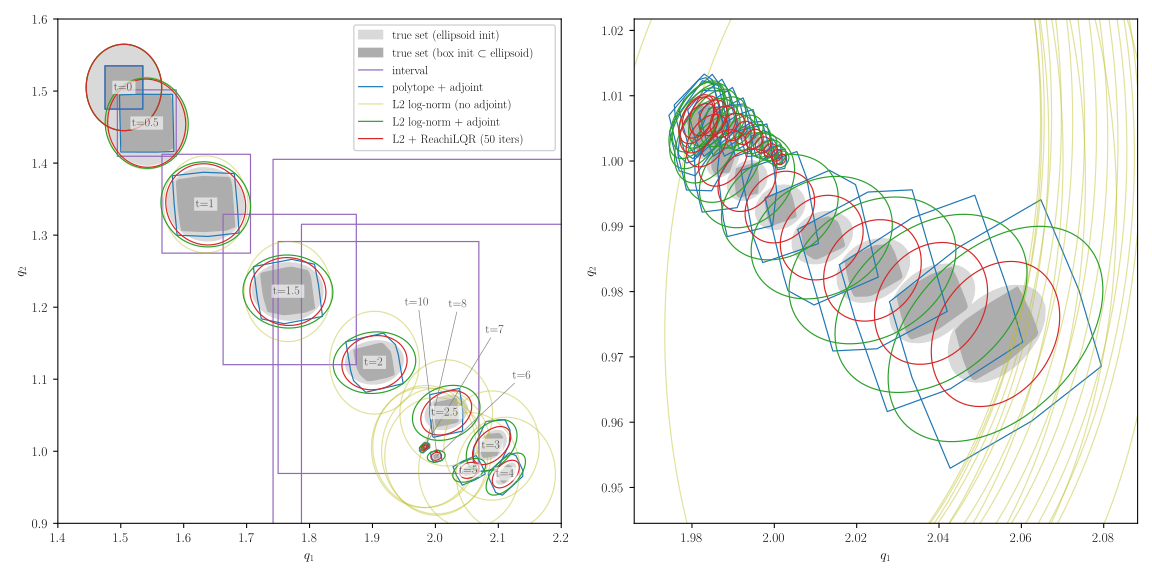

This chart was generated by the following Python code:
"""Robot arm reachability from the box x0 +- 0.03, four certified methods.

Benchmark: 2-link robot arm under PD control (parameters from
https://bitbucket.org/hurricanesoff/emsoft-code/src), 4 states
(q1, q2, q1dot, q2dot), initial box x0 +- 0.03 around
x0 = (1.505, 1.505, 0.005, 0.005), dt = 0.01, tf = 10. The closed loop
contracts to the setpoint (2, 1, 0, 0), so a sound, tight method must track
the transient and stabilize there.

The ellipsoid methods (L2) start from the circumscribed ellipsoid of the
box, so the reference "true set" is the flow of that ellipsoid (lighter
gray), with the flow of the box inside it (darker gray) as the reference
for the box-initialized methods (interval, polytope).

Methods:
  1. Interval           -- natural inclusion embedding (natemb)
  2. Polytope adjoint   -- Polytope + AdjointEmbedding
  3. L2 log-norm        -- L2Normotope, mjacM log-norm, alpha frozen (no adjoint)
  4. L2 adjoint         -- L2Normotope, mjacM log-norm + adjoint
  5. L2 + ReachiLQR     -- method 4 plus ReachiLQR iterations on the
                           hypercontrol U (running + terminal log-volume cost)

All adjoint methods are run with each symplectic integrator: Euler (the
compute_reachset default), Heun and RK4. The MC truth for each uses the same
explicit tableau. Produces robot_arm{,_heun,_rk4}.{pdf,svg} (snapshots on MC
truth, full view + zoom at the setpoint), robot_arm_bloat{,_heun,_rk4}.{pdf,svg}
(percent bloat over time), and a LaTeX table (method, runtime per integrator,
symplectic Euler reach set area) on stdout.
"""

import pathlib
import shutil
from time import perf_counter
from typing import ClassVar

import jax
import jax.numpy as jnp
import matplotlib.pyplot as plt
import numpy as onp
from immutabledict import immutabledict
from scipy.linalg import sqrtm
from scipy.spatial import ConvexHull

import immrax as irx
from immrax.parametric import AdjointEmbedding, Polytope, ReachiLQR
from immrax.parametric.symplectic_rk import SOLVERS, get_tableau

plt.rcParams.update(
    {"text.usetex": shutil.which("latex") is not None, "font.family": "serif"}
)  # Computer Modern


# ---------------------------------------------------------------- benchmark
class RobotArm(irx.System):
    """PD-controlled 2-link arm; m=1, l=3, kp=(2,1), kd=(2,1), setpoint (2,1)."""

    xlen: ClassVar[int] = 4

    def f(self, t, x):
        x1, x2, x3, x4 = x
        den = x2**2 + 1.0
        return jnp.array(
            [
                x3,
                x4,
                (-2.0 * x2 * x3 * x4 - 2.0 * x1 - 2.0 * x3 + 4.0) / den,
                x2 * x3**2 - x2 - x4 + 1.0,
            ]
        )


sys = RobotArm()
# Initial box x0 +- 0.03 (the EMSOFT level-0.04 ellipsoid has per-axis
# extents ~0.028; rounded for clean reporting). Its minimal circumscribed
# ellipsoid (semi-axes sqrt(n) pert, through the corners) is then simply the
# ball ||x - x0|| <= 0.06 -- L2Normotope.from_interval.
x0 = jnp.array([1.505, 1.505, 0.005, 0.005])
pert = 0.03 * jnp.ones(4)
ix0 = irx.icentpert(x0, pert)
dt, tf = 0.01, 10.0
N = int(round(tf / dt))
snap_ts = [0.0, 0.5, 1.0, 1.5, 2.0, 2.5, 3.0, 4.0, 5.0, 6.0, 7.0, 8.0, 10.0]
snap_ks = [int(round(t / dt)) for t in snap_ts]
ZOOM_TMIN = 5.0  # the zoom panel shows the snapshots from this time on
ZOOM_DT = 0.25  # ... sampled this finely; the tail is where the methods separate
# A snapshot up to LABEL_TMAX is still big enough on the full view to carry its
# t label inside the set; past it the sets are dots at the setpoint, so their
# labels are fanned out around it on a connector.
LABEL_TMAX = 5.0
LABEL_ARC = (30.0, 100.0)  # degrees, fan for the off-to-the-side labels
LABEL_R = (0.20, 0.30)  # fan radii, as fractions of the (x, y) axis span
WMAX = 1.0  # a set wider than this is treated as blown up
perm = irx.Permutation((0, 3, 4, 1, 2))  # velocities first (EMSOFT notebook)
# (solver, table column, figure suffix)
INTEGRATORS = [
    ("symplectic", "Symplectic Euler", ""),
    ("symplectic_heun", "Symplectic Heun", "_heun"),
    ("symplectic_rk4", "Symplectic RK4", "_rk4"),
]


def timings(f, *args):
    """(steady-state runtime, JIT time) in seconds; run 0 carries the compile."""
    _, ts = irx.utils.run_times(4, f, *args)
    t_run = float(jnp.mean(ts[1:]))
    return t_run, float(ts[0]) - t_run


# ---------------------------------------------------------------- MC truth
# Two nested initial sets: the box, and its circumscribed ellipsoid (the common
# initial set of the interval / polytope methods). Boundary points flow to
# boundary points, so hulls of the projected samples give the true areas. Each
# integrator's truth rolls them with its own explicit tableau (make_roll).
key = jax.random.PRNGKey(0)
M_MC = 8192
u = jax.random.normal(key, (M_MC, 4))
u = u / jnp.linalg.norm(u, axis=1, keepdims=True)
ell_bnd = x0 + 2.0 * pert * u  # semi-axes sqrt(4) pert, through the corners

kf_, ks_ = jax.random.split(key)
face = jax.random.randint(kf_, (M_MC,), 0, 4)
sgn = jnp.where(jax.random.bernoulli(ks_, shape=(M_MC,)), 1.0, -1.0)
w = jax.random.uniform(key, (M_MC, 4), minval=-1.0, maxval=1.0)
w = w.at[jnp.arange(M_MC), face].set(sgn)
box_bnd = x0 + pert * w


def make_roll(system, tableau):
    A, b, _ = get_tableau(tableau)

    @jax.jit
    def roll(x):
        def step(c, _):
            ks = []
            for i in range(len(b)):
                xi = c
                for j in range(i):
                    if A[i, j] != 0.0:
                        xi = xi + dt * A[i, j] * ks[j]
                ks.append(system.f(0.0, xi))
            nx = c + dt * sum(b[i] * ks[i] for i in range(len(b)))
            return nx, nx

        _, xs = jax.lax.scan(step, x, None, length=N)
        return jnp.vstack([x, xs])

    return roll


def hull_area(pts2d):
    return ConvexHull(onp.asarray(pts2d)).volume


# ---------------------------------------------------------------- 1. interval
natemb = irx.natemb(sys)
z0 = jnp.concatenate([ix0.lower, ix0.upper])
reach_box = jax.jit(
    lambda z: natemb.compute_trajectory(0.0, tf, z, dt=dt, solver="euler").ys
)
t_box = timings(reach_box, z0)  # timings first: run 0 carries the compile
box_ys = onp.asarray(reach_box(z0))

# Initial sets and embeddings, shared by all integrators.
pt0 = Polytope.from_interval(ix0)
emb_poly = AdjointEmbedding(
    sys, jnp.linalg.pinv(pt0.alpha), jnp.zeros((0, 4)), permutation=perm
)
nt0 = irx.L2Normotope.from_interval(ix0)  # minimal circumscribed ellipsoid
emb_l2 = irx.NormotopeEmbedding(sys)
emb_l2._initialize(nt0)  # resolve gsc outside jit
kw_noadj = immutabledict({"adjoint": False, "perm": perm})
kw_adj = immutabledict({"perm": perm})
ILQR_ITERS = 50
ILQR_W = 2.0  # running log-volume weight (per unit time)
T_AREA = 2.0  # areas reported at this time (mid-transient)
kf = int(round(T_AREA / dt))


def logvol(pt):
    M = pt.alpha.T @ pt.alpha / pt.y**2
    return -jnp.sum(jnp.log(jnp.diag(jnp.linalg.cholesky(M))))


def run(solver, suffix):
    """All certified methods with one integrator: saves its figures and returns
    the table rows (plain name, LaTeX name, runtime, area, bloat) for it."""
    mc_ell = onp.asarray(jax.vmap(make_roll(sys, SOLVERS[solver]))(ell_bnd))
    mc_box = onp.asarray(jax.vmap(make_roll(sys, SOLVERS[solver]))(box_bnd))

    # ---------------------------------------------------------------- 2. polytope
    t_poly = timings(
        lambda p: emb_poly.compute_reachset(0.0, tf, p, dt=dt, solver=solver).ys[0].y,
        pt0,
    )
    rs_poly = emb_poly.compute_reachset(0.0, tf, pt0, dt=dt, solver=solver)

    # ------------------------------------------------------- 3/4. L2 normotopes
    def reach_l2(p, kw):
        return emb_l2.compute_reachset(0.0, tf, p, dt=dt, solver=solver, f_kwargs=kw)

    t_l2n = timings(lambda p: reach_l2(p, kw_noadj).ys[0].y, nt0)
    t_l2a = timings(lambda p: reach_l2(p, kw_adj).ys[0].y, nt0)
    rs_l2n = reach_l2(nt0, kw_noadj)
    rs_l2a = reach_l2(nt0, kw_adj)

    # ------------------------------------------------------ 5. L2 + ReachiLQR
    # Method 4 plus ReachiLQR on the hypercontrol U (same integrator, same
    # perm), minimizing log-volume along the whole tube (running cost) plus at
    # tf. The terminal cost alone barely separates from the plain adjoint here;
    # the running cost is what drives the drastic tightening. The certified tube
    # is the best iterate's perturbed rollout. Diminishing returns past ~60
    # iterations; R=5 or 100+ iterations start to oscillate.
    ilqr = ReachiLQR(
        embedding=emb_l2,
        pt0=nt0,
        terminal_cost=logvol,
        running_cost=lambda t, pt, U: ILQR_W * logvol(pt),
        t0=0.0,
        tf=tf,
        N=N,
        dt=dt,
        f_kwargs=kw_adj,
        solver=solver,
    )
    _t0 = perf_counter()
    ilqr.setup()
    _tjit = perf_counter() - _t0
    _t0 = perf_counter()
    rr_ilqr = ilqr.run(R_schedule=20.0, iters=ILQR_ITERS)
    # One timed run of the full iLQR loop (not the repeated-run mean of timings()).
    t_ilqr = (perf_counter() - _t0, _tjit)
    assert int(rr_ilqr.best.ifinal) == N, "ReachiLQR best iterate did not reach tf"

    # ------------------------------------------------------------- set accessors
    def poly_at(k):
        s = rs_poly.ys[0]
        return Polytope(s.ox[k], s.alpha[k], s.y[k])

    def l2_at(rs, k):
        s = rs.ys[0]
        return irx.L2Normotope(s.ox[k], s.alpha[k], s.y[k])

    def ilqr_at(k):
        return ilqr._unflatten(rr_ilqr.best.pert_traj[k])[0]

    def box_iover_at(k):
        return irx.interval(jnp.asarray(box_ys[k, :4]), jnp.asarray(box_ys[k, 4:]))

    def poly_iover_at(k):
        p = poly_at(k)
        return irx.interval(jnp.linalg.inv(p.alpha)) @ p.hinv(p.y) + p.ox

    def l2_proj(nt):
        """Center and 2x2 shape matrix of the (q1, q2) projection ellipse."""
        Ez = float(nt.y) ** 2 * onp.linalg.inv(onp.asarray(nt.alpha.T @ nt.alpha))
        return onp.asarray(nt.ox[:2]), Ez[:2, :2]

    def ellipse_area(E2):
        return onp.pi * onp.sqrt(max(onp.linalg.det(E2), 0.0))

    def ellipse_boundary(c, E2, npts=200):
        th = onp.linspace(0, 2 * onp.pi, npts)
        B = onp.real(sqrtm(E2 + 1e-30 * onp.eye(2)))
        return (c[:, None] + B @ onp.stack([onp.cos(th), onp.sin(th)])).T

    def alive(io):
        """Set with interval hull io is finite and not blown up."""
        lo, hi = onp.asarray(io.lower), onp.asarray(io.upper)
        return bool(
            onp.isfinite(lo).all() and onp.isfinite(hi).all() and (hi - lo < WMAX).all()
        )

    def death_time(iover_at):
        for k in range(N + 1):
            if not alive(iover_at(k)):
                return k * dt
        return None

    # --------------------------------------------------------------------- table
    # Each method's bloat is measured against the MC truth for ITS OWN initial
    # set: box flow for interval/polytope, ellipsoid flow for L2.
    truth = {"box": hull_area(mc_box[:, kf, :2]), "ell": hull_area(mc_ell[:, kf, :2])}
    # (plain name, LaTeX name, (runtime, jit), iover_at, area_at, truth key)
    methods = [
        (
            "Interval (natural embedding)",
            "Interval (natural embedding)",
            t_box,
            box_iover_at,
            lambda k: float(onp.prod(box_ys[k, 4:6] - box_ys[k, :2])),
            "box",
        ),
        (
            "Polytope + adjoint",
            "Polytope + adjoint",
            t_poly,
            poly_iover_at,
            lambda k: hull_area(onp.asarray(poly_at(k).get_vertices())[:, :2]),
            "box",
        ),
        (
            "L2 normotope (log-norm, no adjoint)",
            "L2 normotope (log-norm, no adjoint)",
            t_l2n,
            lambda k: l2_at(rs_l2n, k).iover(),
            lambda k: ellipse_area(l2_proj(l2_at(rs_l2n, k))[1]),
            "ell",
        ),
        (
            "L2 normotope (log-norm + adjoint)",
            "L2 normotope (log-norm + adjoint)",
            t_l2a,
            lambda k: l2_at(rs_l2a, k).iover(),
            lambda k: ellipse_area(l2_proj(l2_at(rs_l2a, k))[1]),
            "ell",
        ),
        (
            f"L2 + adjoint + ReachiLQR ({ILQR_ITERS} iters)",
            f"L2 + adjoint + ReachiLQR ({ILQR_ITERS} iters)",
            t_ilqr,
            lambda k: ilqr_at(k).iover(),
            lambda k: ellipse_area(l2_proj(ilqr_at(k))[1]),
            "ell",
        ),
    ]

    rows = []
    for name, name_tex, rt, iover_at, area_at, ref in methods:
        td = death_time(iover_at)
        if td is not None and td <= T_AREA:
            a_s, b_s = f"inf (blows up t ~ {td:.2f})", "--"
            a_tex, b_tex = f"$\\infty$ (blows up $t \\approx {td:.2f}$)", "--"
        else:
            a = area_at(kf)
            bloat = 100.0 * (a / truth[ref] - 1.0)
            a_s = a_tex = f"{a:.3e}"
            b_s, b_tex = f"{bloat:+.1f}%", f"{bloat:+.1f}\\%"
        rows.append((name, name_tex, rt, (a_s, a_tex), (b_s, b_tex)))

    # ---------------------------------------------------------------------- plot
    XLIM0, YLIM0 = (1.4, 2.2), (0.9, 1.6)
    xspan, yspan = XLIM0[1] - XLIM0[0], YLIM0[1] - YLIM0[0]
    eq = onp.array([2.0, 1.0])  # closed-loop setpoint
    zoom_ts = [
        ZOOM_TMIN + i * ZOOM_DT
        for i in range(int(round((tf - ZOOM_TMIN) / ZOOM_DT)) + 1)
    ]
    zoom_ks = [int(round(t / dt)) for t in zoom_ts]
    fig, axs = plt.subplots(1, 2, figsize=(12, 6))
    for ax, ks in [(axs[0], snap_ks), (axs[1], zoom_ks)]:
        for k in ks:
            hb = mc_box[ConvexHull(mc_box[:, k, :2]).vertices, k, :2]
            he = mc_ell[ConvexHull(mc_ell[:, k, :2]).vertices, k, :2]
            ax.fill(he[:, 0], he[:, 1], color="0.85", zorder=0)
            ax.fill(hb[:, 0], hb[:, 1], color="0.68", zorder=0.5)
    axs[0].fill([], [], color="0.85", label="true set (ellipsoid init)")
    axs[0].fill([], [], color="0.68", label="true set (box init $\\subset$ ellipsoid)")

    lbl_kw = dict(
        color="0.25",
        fontsize=9,
        ha="center",
        va="center",
        bbox=dict(fc="white", ec="none", alpha=0.6, pad=1),
    )
    far = []
    for k in snap_ks:
        cen = mc_ell[:, k, :2].mean(0)
        if k * dt <= LABEL_TMAX:
            # above the fan's connectors, which run out through this cluster
            axs[0].annotate(f"t={k * dt:g}", cen, zorder=7, **lbl_kw)
        else:
            far.append((k, cen))
    # the late snapshots crowd into the setpoint: fan their labels around it
    for i, (k, cen) in enumerate(far):
        th = onp.deg2rad(
            LABEL_ARC[0] + (LABEL_ARC[1] - LABEL_ARC[0]) * i / max(len(far) - 1, 1)
        )
        tip = eq + onp.array(LABEL_R) * onp.array(
            [xspan * onp.cos(th), yspan * onp.sin(th)]
        )
        axs[0].annotate(
            f"t={k * dt:g}",
            cen,
            xytext=tip,
            zorder=6,
            arrowprops=dict(arrowstyle="-", color="0.5", lw=0.5, shrinkA=1, shrinkB=1),
            **lbl_kw,
        )

    for ax, ks in [(axs[0], snap_ks), (axs[1], zoom_ks)]:
        for k in ks:
            if alive(box_iover_at(k)):
                lo, hi = box_ys[k, :2], box_ys[k, 4:6]
                ax.plot(
                    [lo[0], hi[0], hi[0], lo[0], lo[0]],
                    [lo[1], lo[1], hi[1], hi[1], lo[1]],
                    color="tab:purple",
                    lw=0.9,
                    label="interval" if k == 0 and ax is axs[0] else None,
                )
        for k in ks:
            if not alive(poly_iover_at(k)):
                continue
            V = onp.asarray(poly_at(k).get_vertices())[:, :2]
            V = V[ConvexHull(V).vertices]
            V = onp.vstack([V, V[0]])
            ax.plot(
                V[:, 0],
                V[:, 1],
                color="tab:blue",
                lw=0.9,
                label="polytope + adjoint" if k == 0 and ax is axs[0] else None,
            )
        for nt_at, color, al, lab in [
            (lambda k: l2_at(rs_l2n, k), "tab:olive", 0.45, "L2 log-norm (no adjoint)"),
            (lambda k: l2_at(rs_l2a, k), "tab:green", 1.0, "L2 log-norm + adjoint"),
            (ilqr_at, "tab:red", 1.0, f"L2 + ReachiLQR ({ILQR_ITERS} iters)"),
        ]:
            for k in ks:
                nt = nt_at(k)
                if not alive(nt.iover()):
                    continue
                B = ellipse_boundary(*l2_proj(nt))
                ax.plot(
                    B[:, 0],
                    B[:, 1],
                    color=color,
                    lw=0.9,
                    alpha=al,
                    label=lab if k == 0 and ax is axs[0] else None,
                )

    axs[0].set_xlim(*XLIM0)
    axs[0].set_ylim(*YLIM0)
    # Zoom window: fit the alive adjoint certificates at the zoomed snapshots
    # (the diverging no-adjoint rings would dwarf everything; let them clip).
    zlo, zhi = [], []
    for k in zoom_ks:
        for io in [
            box_iover_at(k),
            poly_iover_at(k),
            l2_at(rs_l2a, k).iover(),
            ilqr_at(k).iover(),
        ]:
            if alive(io):
                zlo.append(onp.asarray(io.lower)[:2])
                zhi.append(onp.asarray(io.upper)[:2])
    zlo, zhi = onp.min(zlo, axis=0), onp.max(zhi, axis=0)
    zpad = 0.08 * (zhi - zlo).max()
    axs[1].set_xlim(zlo[0] - zpad, zhi[0] + zpad)
    axs[1].set_ylim(zlo[1] - zpad, zhi[1] + zpad)
    for ax in axs:
        ax.set_xlabel("$q_1$")
        ax.set_ylabel("$q_2$")
    axs[0].legend(loc="best", fontsize=9, framealpha=0.9)
    fig.tight_layout()
    for ext in ["pdf", "svg"]:
        out = pathlib.Path(__file__).parent / f"robot_arm{suffix}.{ext}"
        fig.savefig(out)
        print(f"saved {out}")

    # ------------------------------------------------------------ bloat over time
    # Percent bloat = 100 (area / own-init MC truth area - 1), while alive.
    plot_ks = list(range(0, N + 1, 8))
    styles = {
        "Interval (natural embedding)": ("tab:purple", "interval"),
        "Polytope + adjoint": ("tab:blue", "polytope + adjoint"),
        "L2 normotope (log-norm, no adjoint)": (
            "tab:olive",
            "L2 log-norm (no adjoint)",
        ),
        "L2 normotope (log-norm + adjoint)": ("tab:green", "L2 log-norm + adjoint"),
        f"L2 + adjoint + ReachiLQR ({ILQR_ITERS} iters)": (
            "tab:red",
            f"L2 + ReachiLQR ({ILQR_ITERS} iters)",
        ),
    }
    truth_t = {
        "box": onp.array([hull_area(mc_box[:, k, :2]) for k in plot_ks]),
        "ell": onp.array([hull_area(mc_ell[:, k, :2]) for k in plot_ks]),
    }
    fig2, axb = plt.subplots(figsize=(6, 4.5))
    for name, name_tex, t, iover_at, area_at, ref in methods:
        color, lab = styles[name]
        bl = []
        for i, k in enumerate(plot_ks):
            if not alive(iover_at(k)):
                break
            bl.append(100.0 * (area_at(k) / truth_t[ref][i] - 1.0))
        tsb = onp.array(plot_ks[: len(bl)]) * dt
        axb.semilogy(
            tsb, onp.maximum(onp.array(bl), 1e-1), color=color, lw=1.2, label=lab
        )
    axb.set_xlabel("$t$")
    axb.set_ylabel(r"bloat over own-init true area (\%)")
    axb.set_title(r"Certificate bloat over time (clipped below at 0.1\%)")
    axb.legend(fontsize=8)
    axb.grid(alpha=0.3, which="both")
    fig2.tight_layout()
    for ext in ["pdf", "svg"]:
        out = pathlib.Path(__file__).parent / f"robot_arm_bloat{suffix}.{ext}"
        fig2.savefig(out)
        print(f"saved {out}")

    return rows


# --------------------------------------------------------------------- table
results = {solver: run(solver, suffix) for solver, _, suffix in INTEGRATORS}


def fmt_rt(rt):
    return f"{rt[0]:.4f} ({rt[1]:.1f})"


# Runtimes for every integrator; area and bloat for symplectic Euler (the
# per-integrator areas agree to ~1%; see each integrator's figures).
base = results["symplectic"]
rows, rows_tex = [], []
for i, (name, name_tex, _, (a_s, a_tex), (b_s, b_tex)) in enumerate(base):
    # The interval method is the natural embedding (explicit Euler) under
    # every integrator: one runtime, no symplectic variants.
    rts = [
        fmt_rt(results[s][i][2]) if (i > 0 or s == "symplectic") else "--"
        for s, _, _ in INTEGRATORS
    ]
    rows.append([name, *rts, a_s, b_s])
    rows_tex.append([name_tex, *rts, a_tex, b_tex])

headers = [
    "Method",
    *(f"{lab} s (JIT s)" for _, lab, _ in INTEGRATORS),
    f"Area at t={T_AREA:g}",
    "Bloat",
]
headers_tex = [
    "Method",
    *(f"{lab} s (JIT s)" for _, lab, _ in INTEGRATORS),
    f"Area at $t={T_AREA:g}$",
    "Bloat",
]
print(
    f"\n% robot arm, box x0 +- 0.03 / its circumscribed ball (radius 0.06), "
    f"dt={dt}, tf={tf}; area and bloat (symplectic Euler) vs own-initial-set "
    f"MC truth at t={T_AREA:g}"
)
try:
    from tabulate import tabulate
except ImportError:  # optional dependency; fall back to a hand-built table
    print(" & ".join(headers_tex) + " \\\\")
    for r in rows_tex:
        print(" & ".join(r) + " \\\\")
else:
    print(tabulate(rows, headers=headers, tablefmt="simple"))
    print()
    # latex_raw, not latex_booktabs: the cells carry math ($\infty$, $m=2$, \%)
    # and booktabs escapes it.
    print(tabulate(rows_tex, headers=headers_tex, tablefmt="latex_raw"))
print()
